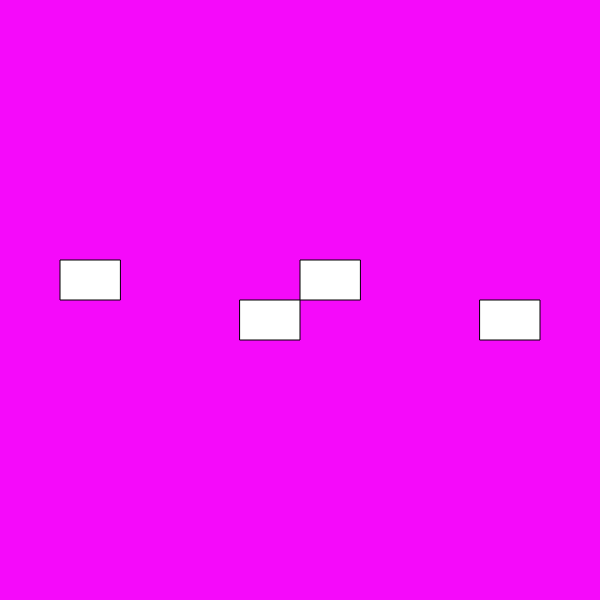
Frame 1 (no input)
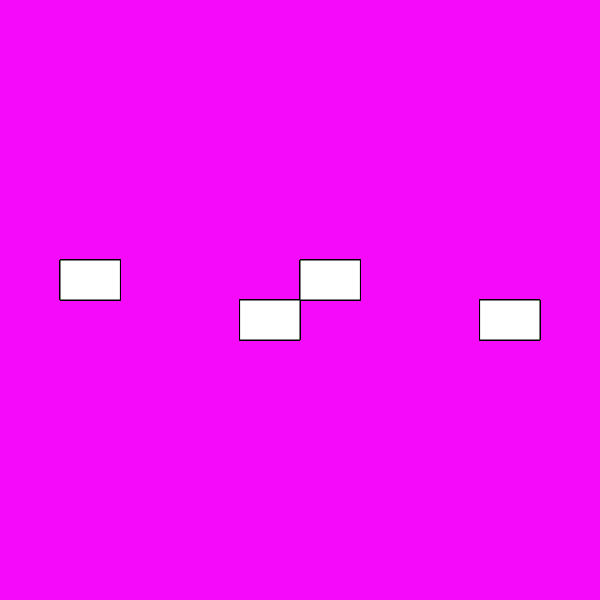
Frame 60 (no input)
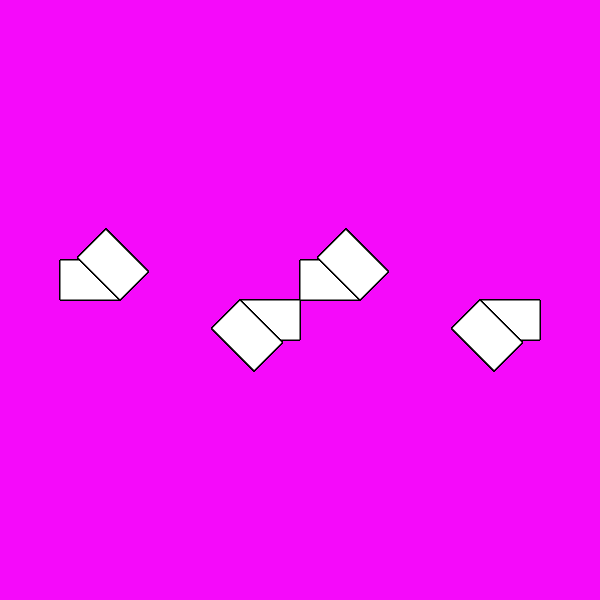
Frame 120 (the mouse pressed at the canvas centre since frame 60)

The p5.js sketch that drew these frames (run headless with seeded random() and noise() and a simulated clock; from frame 60 on, the mouse is pressed at the canvas centre):

// p5.js sketch
// ── sketch.js
var rotation = 0;

function setup(){

	createCanvas(600,600);
	background(245,10,250);

}

function draw(){

	for (var i=1; i<5; i+=1){

		push();
			translate((width/5)*i, height/2);
			rotation = map(mouseX, 0, width, 0, PI/2);
			rotate(PI * i);
			rotate(rotation);
			rect(0,0,60,40);
		pop();

	}
}
